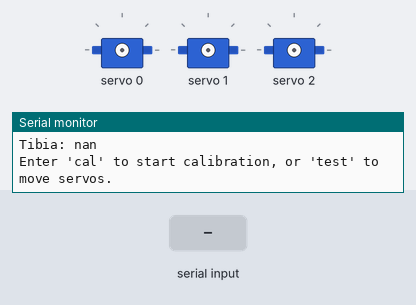
The sketch below on a simulated Arduino Uno, built with avr-gcc and run on an emulated ATmega328P. Parts: 3 × servo, the last lines printed to the serial monitor. Inputs (shaded band) come from the test bench.

Above: at 1.2 s.
1.3 s: "test\n" received over Serial
At 3.3 s:
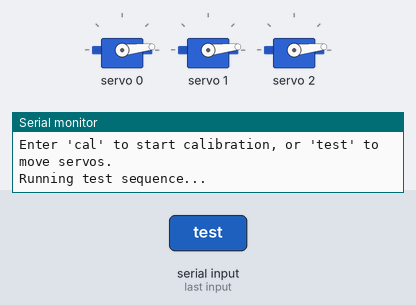
3.8 s: "cal\n" received over Serial
5.8 s: "c+\n" received over Serial
Timing chart, 0 to 8.8 s (numbered marks = the images above; inputs shaded):
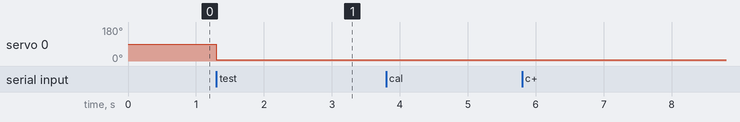

Measured:
- after the input at 1.3 s, servo 0: 90° → 6° at once

The sketch:

one_leg_hexapod_test.ino
```cpp
#include <Wire.h>
#include <Adafruit_PWMServoDriver.h>
#include <EEPROM.h>

#define SERVO_MIN 150
#define SERVO_MAX 600

#define CH_COXA  0
#define CH_FEMUR 1
#define CH_TIBIA 2

#define ADDR_COXA_OFFSET  0
#define ADDR_FEMUR_OFFSET 4
#define ADDR_TIBIA_OFFSET 8

Adafruit_PWMServoDriver pca = Adafruit_PWMServoDriver(0x40);

float offsetCoxa  = 0;
float offsetFemur = 0;
float offsetTibia = 0;

void moveServo(uint8_t channel, float angle);
float readEEPROMFloat(int address);
void writeEEPROMFloat(int address, float value);
void calibrateServos();

void setup() {
  Serial.begin(115200);
  Serial.println(F("=== One-Leg Hexapod Test ==="));

  pca.begin();
  pca.setPWMFreq(60);
  delay(10);

  offsetCoxa  = readEEPROMFloat(ADDR_COXA_OFFSET);
  offsetFemur = readEEPROMFloat(ADDR_FEMUR_OFFSET);
  offsetTibia = readEEPROMFloat(ADDR_TIBIA_OFFSET);

  Serial.println(F("Loaded servo offsets from EEPROM:"));
  Serial.print(F("Coxa: "));  Serial.println(offsetCoxa);
  Serial.print(F("Femur: ")); Serial.println(offsetFemur);
  Serial.print(F("Tibia: ")); Serial.println(offsetTibia);

  Serial.println(F("Enter 'cal' to start calibration, or 'test' to move servos."));
}

void loop() {
  if (Serial.available()) {
    String cmd = Serial.readStringUntil('\n');
    cmd.trim();

    if (cmd.equalsIgnoreCase("cal")) {
      calibrateServos();
    }
    else if (cmd.equalsIgnoreCase("test")) {
      Serial.println(F("Running test sequence..."));
      moveServo(CH_COXA,  45); delay(500);
      moveServo(CH_FEMUR, 30); delay(500);
      moveServo(CH_TIBIA, 60); delay(500);
      moveServo(CH_COXA,  0);  delay(500);
      moveServo(CH_FEMUR, 0);  delay(500);
      moveServo(CH_TIBIA, 0);  delay(500);
    }
  }
}

void moveServo(uint8_t channel, float angle) {
  float offset = 0;
  if (channel == CH_COXA)  offset = offsetCoxa;
  if (channel == CH_FEMUR) offset = offsetFemur;
  if (channel == CH_TIBIA) offset = offsetTibia;

  float adjAngle = angle + offset;
  if (adjAngle < 0)   adjAngle = 0;
  if (adjAngle > 180) adjAngle = 180;

  uint16_t pulselen = map((long)adjAngle, 0, 180, SERVO_MIN, SERVO_MAX);
  pca.setPWM(channel, 0, pulselen);
}

float readEEPROMFloat(int address) {
  float value = 0.0;
  EEPROM.get(address, value);
  return value;
}

void writeEEPROMFloat(int address, float value) {
  EEPROM.put(address, value);
}

void calibrateServos() {
  Serial.println(F("=== Calibration Mode ==="));
  Serial.println(F("Commands: c+/c- = Coxa, f+/f- = Femur, t+/t- = Tibia, save = store offsets, exit = quit"));

  bool running = true;
  while (running) {
    if (Serial.available()) {
      String cmd = Serial.readStringUntil('\n');
      cmd.trim();

      if (cmd.equalsIgnoreCase("c+")) { offsetCoxa += 1; moveServo(CH_COXA, 90); }
      else if (cmd.equalsIgnoreCase("c-")) { offsetCoxa -= 1; moveServo(CH_COXA, 90); }
      else if (cmd.equalsIgnoreCase("f+")) { offsetFemur += 1; moveServo(CH_FEMUR, 90); }
      else if (cmd.equalsIgnoreCase("f-")) { offsetFemur -= 1; moveServo(CH_FEMUR, 90); }
      else if (cmd.equalsIgnoreCase("t+")) { offsetTibia += 1; moveServo(CH_TIBIA, 90); }
      else if (cmd.equalsIgnoreCase("t-")) { offsetTibia -= 1; moveServo(CH_TIBIA, 90); }
      else if (cmd.equalsIgnoreCase("save")) {
        writeEEPROMFloat(ADDR_COXA_OFFSET, offsetCoxa);
        writeEEPROMFloat(ADDR_FEMUR_OFFSET, offsetFemur);
        writeEEPROMFloat(ADDR_TIBIA_OFFSET, offsetTibia);
        Serial.println(F("Offsets saved to EEPROM."));
      }
      else if (cmd.equalsIgnoreCase("exit")) {
        Serial.println(F("Exiting calibration."));
        running = false;
      }

      Serial.print(F("Offsets: Coxa=")); Serial.print(offsetCoxa);
      Serial.print(F(", Femur=")); Serial.print(offsetFemur);
      Serial.print(F(", Tibia=")); Serial.println(offsetTibia);
    }
  }
}
```
